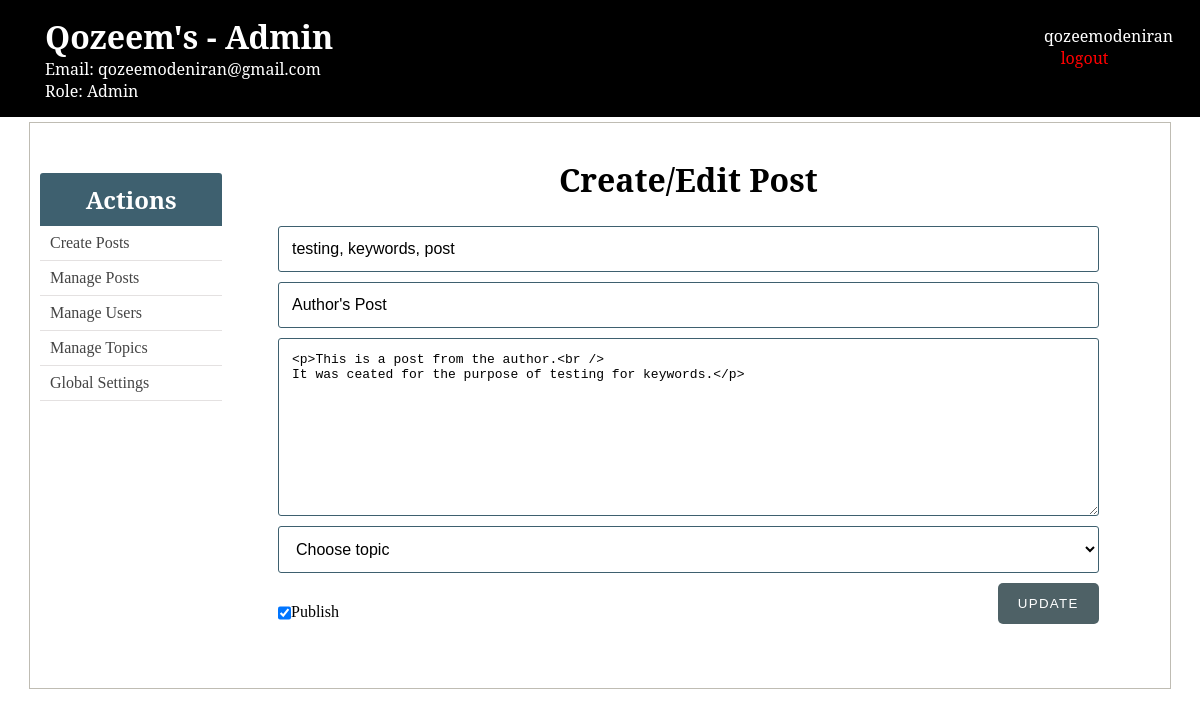
The page /admin/create_post.php?edit-post=190 (signed in) on the database its author committed.
### tables this page shows
CREATE TABLE `posts` (
  `id` int(11) NOT NULL,
  `user_id` int(11) DEFAULT NULL,
  `author_username` varchar(256) NOT NULL,
  `author_role` varchar(256) NOT NULL,
  `title` varchar(255) NOT NULL,
  `slug` varchar(255) NOT NULL,
  `views` int(11) NOT NULL DEFAULT 0,
  `image` varchar(255) NOT NULL,
  `body` text NOT NULL,
  `keywords` text DEFAULT NULL,
  `published` tinyint(1) NOT NULL,
  `created_at` timestamp NOT NULL DEFAULT current_timestamp() ON UPDATE current_timestamp(),
  `updated_at` timestamp NOT NULL DEFAULT current_timestamp()
);

### admin/includes/post_functions.php (called while the page is built, shortened)
<?php
if (isset($_GET['edit-post'])) {
	$isEditingPost = true;
	$post_id = $_GET['edit-post'];
	editPost($post_id);
}
	function editPost($role_id)
	{
		global $conn, $title, $post_slug, $body, $keywords, $featured_image, $published, $isEditingPost, $post_id;
		$sql = "SELECT * FROM posts WHERE id=$role_id LIMIT 1";
		$result = mysqli_query($conn, $sql);
		$post = mysqli_fetch_assoc($result);
		$title = $post['title'];
		$body = $post['body'];
		$keywords = $post['keywords'];
		$published = $post['published'];
	}
?>

### admin/create_post.php (the view, shortened to what this page needs)
<?php  include('../config.php'); ?>
<?php  include(ROOT_PATH . '/admin/includes/post_functions.php'); ?>
<?php include(ROOT_PATH . '/admin/includes/head_section.php'); ?>
</head>
<body>
	<?php include(ROOT_PATH . '/admin/includes/navbar.php') ?>
	<div class="container content">
		<?php include(ROOT_PATH . '/admin/includes/menu.php') ?>
		<div class="action create-post-div">
			<h1 class="page-title">Create/Edit Post</h1>
			<form method="post" enctype="multipart/form-data" action="<?php echo BASE_URL . 'admin/create_post.php'; ?>" >
				<input type="text" name="keywords" value="<?php echo $keywords; ?>" placeholder="Keywords (separate entries with comma)">
				<input type="text" name="title" value="<?php echo $title; ?>" placeholder="Title">
				<textarea name="body" id="body" cols="30" rows="10"><?php echo $body; ?></textarea>
				<select name="topic_id">
					<option value="" selected disabled>Choose topic</option>
				</select>
				<?php if ($_SESSION['user']['role'] == "Admin"): ?>
					<?php if ($published == true): ?>
						<label for="publish">
							Publish
							<input type="checkbox" value="1" name="publish" checked="checked">&nbsp;
						</label>
					<?php endif ?>
				<?php endif ?>
				<?php if ($isEditingPost === true): ?>
					<button type="submit" class="btn" name="update_post">UPDATE</button>
				<?php else: ?>
					<button type="submit" class="btn" name="create_post">Save Post</button>
				<?php endif ?>
			</form>
		</div>
	</div>
</body>
</html>

### static/css/admin_styling.css (style rules this page uses)
* { margin: 0px; padding: 0px; }
h1, h2, h3, h4, h5, h6 { font-family: 'Noto Serif', serif; }
form { width: 60%; margin: 5px auto; padding-bottom: 50px; }
form input[type=file], input[type=email], input[type=password], input[type=text], form select, form textarea { width: 100%; display: block; padding: 13px 13px; font-size: 1em; margin: 5px auto 10px; border-radius: 3px; box-sizing : border-box; background: transparent; border: 1px solid #3E606F; }
input[type="checkbox"] { height: 20px; float: left; }
form button { float: right; margin-left: 24%; }
label { margin-top: 20px; float: left; }
.btn { color: white; background: #4E6166; text-align: center; border: none; border-radius: 5px; display: block; letter-spacing: .1em; padding: 13px 20px; text-decoration: none; }
.container { width: 95%; margin: 5px auto 50px; border: 1px solid #BFBCB3; padding: 10px 0px 50px; }
.container:after { content: ""; display: block; clear: both; }
.container.content .action { width: 35%; float: left; text-align: center; }
.container.content .action form { width: 90%; }
.container.content .action .page-title { margin: 25px; }
.container.content .action.create-post-div { width: 80%; }

### rows shown on the page
posts: keywords "testing, keywords, post", title "Author's Post", body "<p>This is a post from the author.<br /> It was ceated for the purpose of testing for keywords.</p>"

### other values the page prints
$_SESSION['user']['email'] "qozeemodeniran@gmail.com"
$_SESSION['user']['role'] "Admin"
$_SESSION['user']['username'] "qozeemodeniran"
